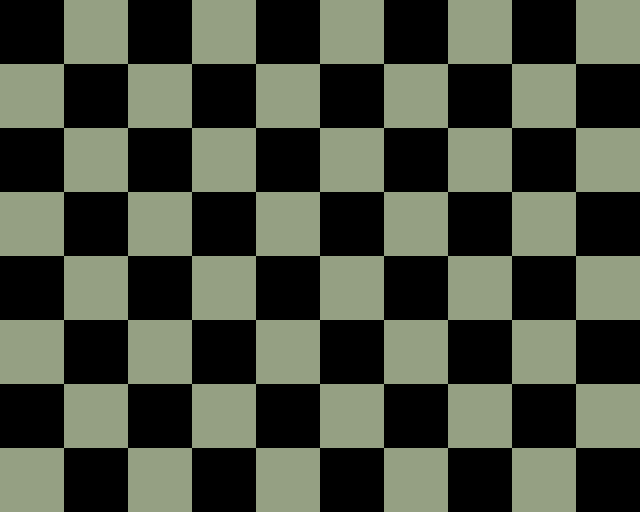

A 2D game scene composited from a Tiled map and its tileset images. What follows is a short description and the map's XML, with each tile layer's data collapsed to a summary:
An orthogonal 10x8 tile map with 64x64 px tiles, 1 tile layer (layer).

<map version="1.2" tiledversion="1.3.5" orientation="orthogonal" renderorder="right-down" width="10" height="8" tilewidth="64" tileheight="64" infinite="0" nextlayerid="2" nextobjectid="1">
 <tileset firstgid="1" name="tiles" tilewidth="64" tileheight="64" tilecount="1" columns="0">
  <grid orientation="orthogonal" width="1" height="1" />
  <tile id="0">
   <image width="64" height="64" source="g_quad.png" />
  </tile>
 </tileset>
 <layer id="1" name="layer" width="10" height="8">
  <data>[80 cells, 40 non-empty, 1 distinct tile ids]</data>
 </layer>
</map>
